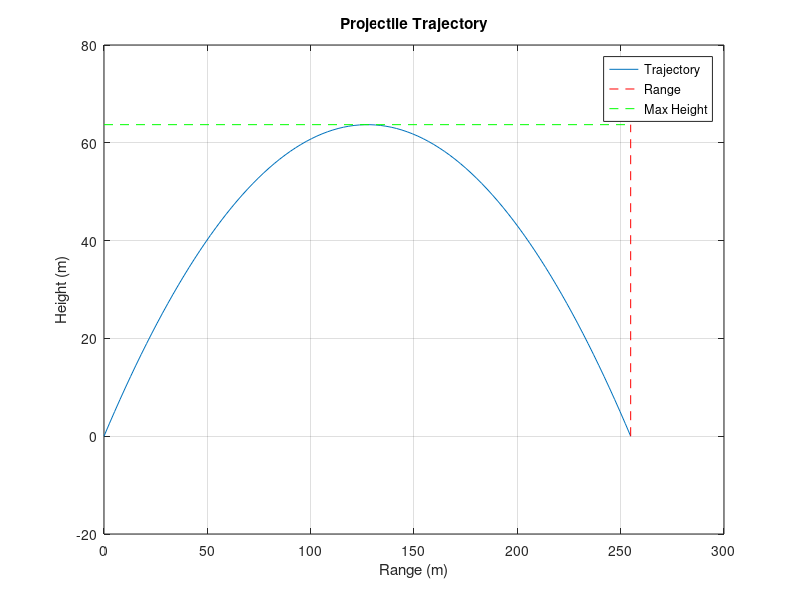

The MATLAB source for this figure:
%  initial conditions
initial_velocity = 50; % in m/s
launch_angle = 45; % in degrees
g = 9.81; % gravitational acceleration in m/s^2

% Convert launch angle to radians
launch_angle_rad = deg2rad(launch_angle);

% Calculate initial velocity components
vx = initial_velocity * cos(launch_angle_rad);
vy = initial_velocity * sin(launch_angle_rad);

% Time of flight
t_flight = 2 * vy / g;

% Time vector
t = linspace(0, t_flight, 100);

% Trajectory equations
x = vx * t;
y = vy * t - 0.5 * g * t.^2;

% Plot trajectory
figure;
plot(x, y);
title('Projectile Trajectory');
xlabel('Range (m)');
ylabel('Height (m)');
grid on;

% Calculate and plot range and max height
range = vx * t_flight;
max_height = (vy^2) / (2 * g);

hold on;
plot([range, range], [0, max_height], 'r--');
plot([0, range], [max_height, max_height], 'g--');
legend('Trajectory', 'Range', 'Max Height');
hold off;

% Display range and max height
fprintf('Range: %.2f meters\n', range);
fprintf('Max Height: %.2f meters\n', max_height);